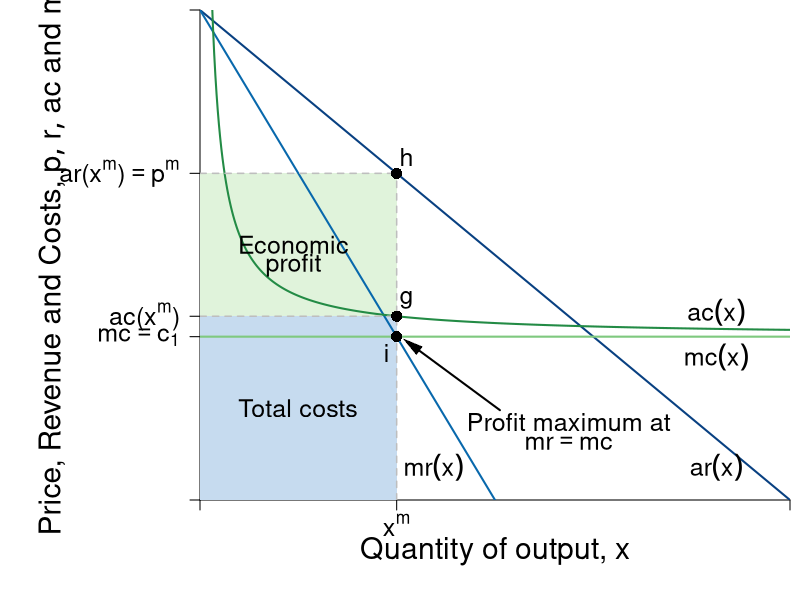

Reproduce this figure in R.
#Graph Designer: Simon Halliday + Scott Cohn
#Authors: Bowles and Halliday
#Title: Coordination, Conflict and Competition: A Text in Microeconomics

require(shape)
pdf(file = "firmmarketsupply/profit_costs.pdf", width = 9, height = 7)

#Set parameters for graphics
axislabelsize <- 1.8
labelsize <- 1.5
namesize <- 1.8
annotatesize <- 1.5
graphlinewidth <- 2
segmentlinewidth <- 1.5

COL <- c("#7fc97f", "#beaed4", "#fdc086", "#ffff99", "#386cb0", "#f0027f", "#bf5b17", "#666666")
COLA <- c("#e0f3db", "#99d8c9","#66c2a4","#41ae76", "#238b45", "#005824")
COLB <- c("#c6dbef", "#4eb3d3", "#2b8cbe", "#0868ac","#084081")

#Edited the margins to cater for the larger LHS labels
par(mar =  c(5, 10, 0.5, 0.5))

AvgRevenue <- function(x, rmax = 12, xmax = 12){
  rmax - (rmax/xmax)*x
}
  
MRevenue <- function(x, rmax = 12, xmax = 12){
  rmax - 2*(rmax/xmax)*x
}

AvgCost <- function(x, c0 = 2, c1 = 4){
  c0/x + c1
}

xlims <- c(0, 12)
ylims <- c(0, 12)

npts <- 501 
x <- seq(xlims[1], xlims[2], length.out = npts)
y <- seq(ylims[1], ylims[2], length.out = npts) 
a <- c(13, 16.75, 19.25)

plot(0, 0, xlim = xlims, ylim = ylims, type = "n",
     xlab = expression(paste("")),
     ylab = expression(paste("")), 
     xaxt = "n", 
     yaxt = "n", 
     cex.lab = axislabelsize, 
     bty = "n",
     xaxs = "i", 
     yaxs = "i")


ticksy <- c(0, 4, AvgCost(x = 4), AvgRevenue(x = 4), ylims[2])
ylabels <- c(NA, expression(paste(mc == c[1])), expression(paste(ac, "(", x^m,")")), expression(paste(ar, "(", x^m,")", phantom() == p^m)), NA)
ticksx <- c(0, 4, xlims[2])
xlabels <- c(NA, expression(paste(x^m)), NA)

axis(1, at = ticksx, pos = 0, labels = xlabels, cex.axis = labelsize)
axis(2, at = ticksy, pos = 0, labels = ylabels, las = 1, cex.axis = labelsize)

npts <- 500 
xx1 <- seq(xlims[1], xlims[2], length.out = npts)
xx3 <- seq(2, 6, length.out = npts)

#Draw the polygon for profit
xpoly1 <- c(0, 4, 4, 0, 0)
ypoly1 <- c(AvgCost(x = 4), AvgCost(x = 4), AvgRevenue(x = 4), AvgRevenue(x = 4), AvgCost(x = 4))
polygon(x = xpoly1, y = ypoly1, col = COLA[1], density = NULL, border = NA)

#Draw the polygon for costs
xpoly2 <- c(0, 4, 4, 0, 0)
ypoly2 <- c(0, 0, AvgCost(x = 4), AvgCost(x = 4), AvgCost(x = 4))
polygon(x = xpoly2, y = ypoly2, col = COLB[1], density = NULL, border = NA)

lines(xx1, AvgRevenue(xx1, rmax = 12, xmax = 12), col = COLB[5], lwd = graphlinewidth)
lines(xx1, MRevenue(xx1, rmax = 12, xmax = 12), col = COLB[4], lwd = graphlinewidth)
lines(xx1, AvgCost(xx1, c0 = 2, c1 = 4), col = COLA[5], lwd = graphlinewidth)

#Label the axes
mtext(expression(paste("Quantity of output, ", x)), side = 1, line = 2.5, cex = axislabelsize)
text(-3, 0.5*ylims[2], expression(paste("Price, Revenue and Costs, ", list(p, r, ac), " and ", mc)), xpd = TRUE, cex = axislabelsize, srt = 90) 

#Label curves
text(10.5, 4.6, expression(paste(ac(x))), cex = labelsize)
text(10.5, 3.5, expression(paste(mc(x))), cex = labelsize)
text(10.5, 0.8, expression(paste(ar(x))), cex = labelsize)
text(4.75, 0.8, expression(paste(mr(x))), cex = labelsize)

#Labels cost and profit areas
text(2, 0.5*AvgCost(x = 4), expression("Total costs"), cex = annotatesize)
text(1.9, 6.25, expression("Economic"), cex = annotatesize)
text(1.9, 5.75, expression("profit"), cex = annotatesize)

#Draw segments for total costs
segments(0, AvgRevenue(x = 4), 4, AvgRevenue(x = 4), lty = 2, col = "gray" , lwd = segmentlinewidth)
segments(4, 0, 4, AvgRevenue(x = 4), lty = 2, col = "gray" , lwd = segmentlinewidth)

segments(0, AvgCost(x = 4), 4, AvgCost(x = 4), lty = 2, col = "gray" , lwd = segmentlinewidth)
segments(0, 4, xlims[2], 4, lty = 1, col = COL[1] , lwd = graphlinewidth)

#Label Points for comparison
points(4, MRevenue(x = 4), pch = 16, col = "black", cex = 1.5)
text(3.8, MRevenue(x = 4) - 0.4, expression(i), cex = labelsize)

points(4, AvgCost(x = 4), pch = 16, col = "black", cex = 1.5)
text(4.2, AvgCost(x = 4) + 0.4, expression(g), cex = labelsize)

points(4, AvgRevenue(x = 4), pch = 16, col = "black", cex = 1.5)
text(4.2, AvgRevenue(x = 4) + 0.4, expression(h), cex = labelsize)


#Arrow to mr = mc
text(7.5, 1.9, expression(paste("Profit maximum at")), cex = annotatesize)
text(7.5, 1.4, expression(paste(mr == mc)), cex = annotatesize)
Arrows(6.1, 2.2, 4.3, 3.8, col = "black", lty = 1, lwd = 2, arr.type = "triangle", arr.lwd = 0.5)



dev.off()
